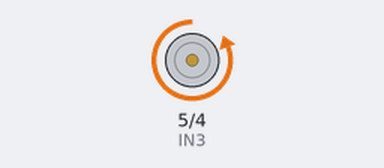
Simulated run of this sketch. Board: Arduino Uno, built with avr-gcc and run on an emulated ATmega328P. On the bench: motor-driver pin pairs drawn as motors (green arrow = first pin HIGH = forward, orange = second pin HIGH = backward, longer = more drive).

Above: at 2.0 s.
At 6.5 s:
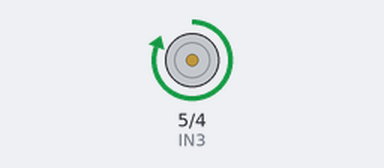
At 11.0 s:
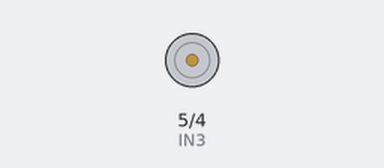
Timing chart, 0 to 17.6 s (numbered marks = the images above):
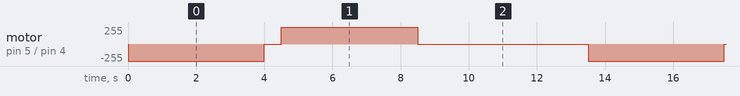

The sketch:

_298_motor1_high_low.ino
```cpp
int IN3 = 5; // Input3 подключен к выводу 5
int IN4 = 4;

void setup()
{
  pinMode (IN4, OUTPUT);
  pinMode (IN3, OUTPUT);
}
void loop()
{
  // На пару выводов "IN" поданы разноименные сигналы, мотор вращается
  digitalWrite (IN4, HIGH);
  digitalWrite (IN3, LOW);
  delay(4000);
  // На пару выводов "IN" поданы одноименные сигналы, мотор не вращается
  digitalWrite (IN4, LOW);
  delay(500);
  // На пару выводов "IN" поданы разноименные (и уже противоположные относительно первого случая) сигналы, мотор вращается
  // относительно первого случая) сигналы, мотор вращается в другую сторону
  digitalWrite (IN3, HIGH);
  delay(4000);
  // Снова на выводах "IN" появились одноименные сигналы, мотор не вращается
  digitalWrite (IN3, LOW);
  delay(5000);
  }
```

Measured:
- by itself, motor on pin 5 (IN3) / pin 4 (IN4): repeats every 13.5 s: stopped 0.50 s, forward 255/255 4.0 s, stopped 5.0 s, backward 255/255 4.0 s
